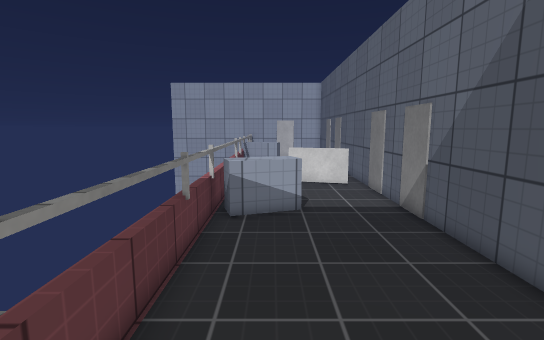
View 1 (above)

14 first-person views from a walk through a 3-D level made in the Unity game engine. The camera is 1.5 m above the floor, tilts 8° down and sees 85° across. The floor is counted in squares, 0.47 m on a side. Each view is taken from the middle of a square. On the plan, view 1 faces up. The plan holds only what a view shows up to about 20 squares ahead; the rest is blank. The place goes on beyond the plan. The player is left out. Some animated figures are left out. Surface patterns are stand-ins for the level's own textures.

View 2
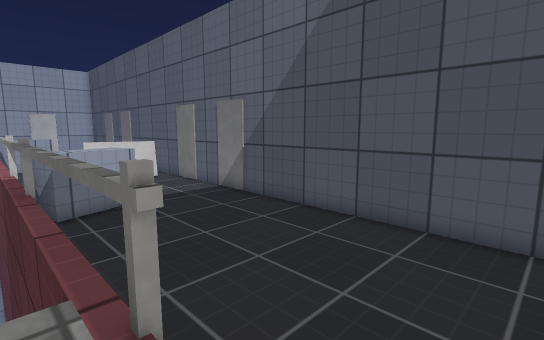

View 3
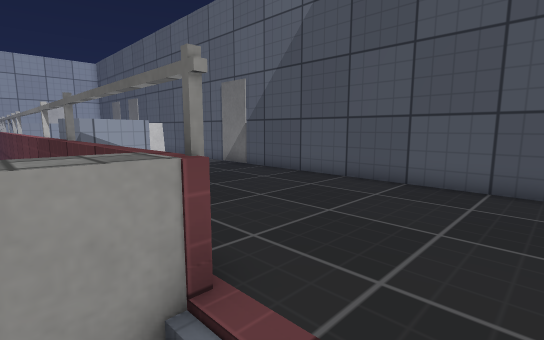

View 4
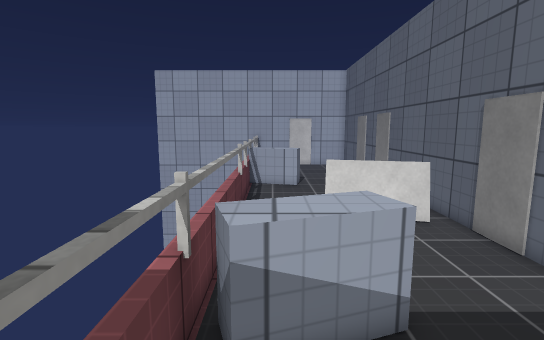

View 5
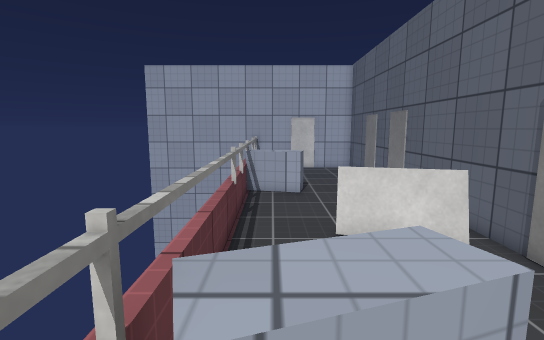

View 6
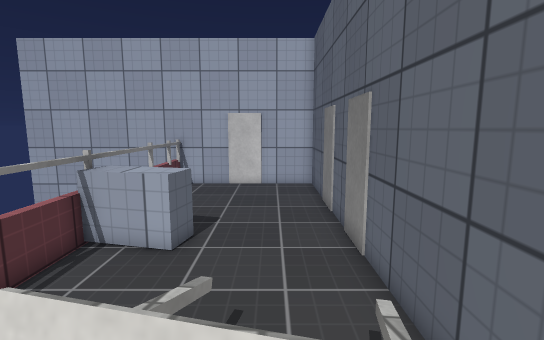

View 7
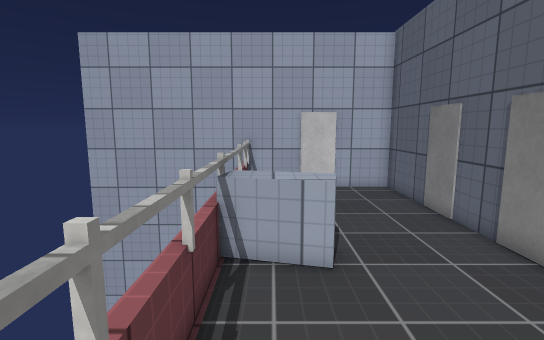

View 8
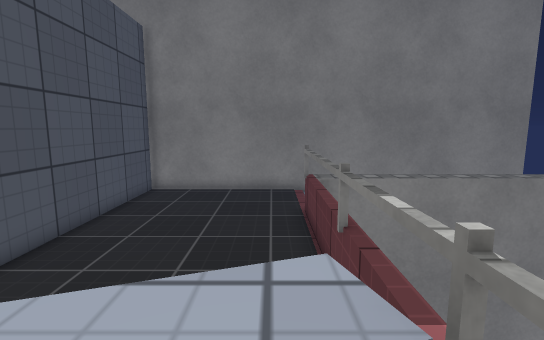

View 9
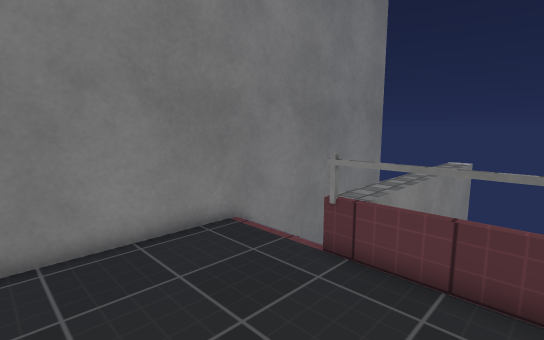

View 10
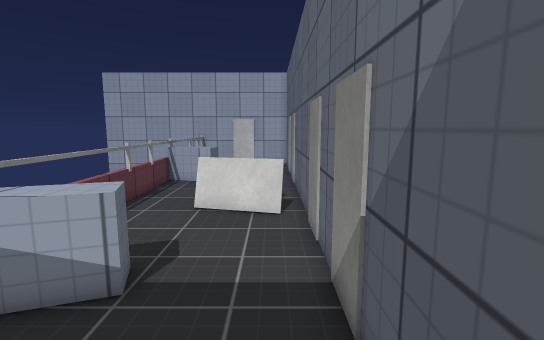

View 11
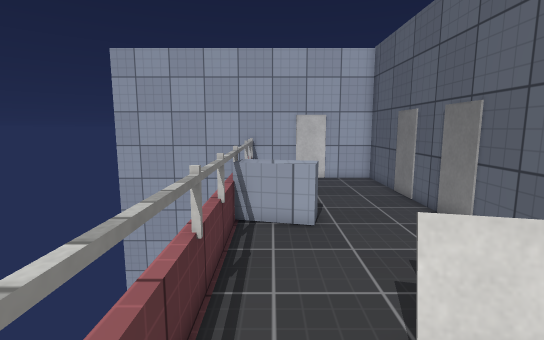

View 12
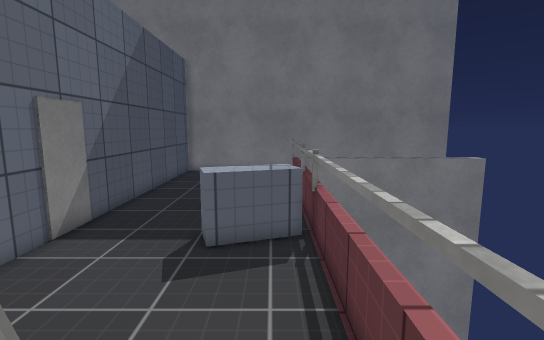

View 13
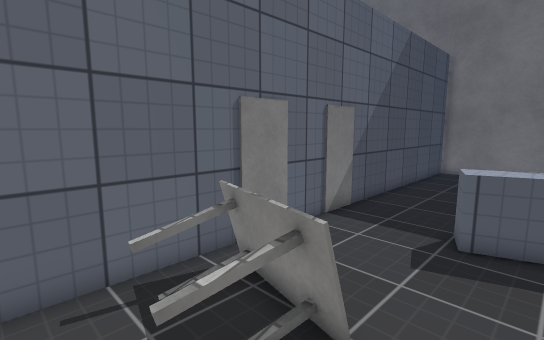

View 14
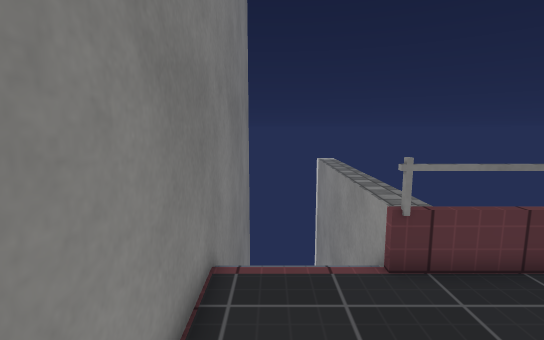

### Floor plan
Key: @ floor where view 1 was taken; # wall or solid block; . floor; / step, stairs or slope; = window, fence, low wall or low ledge; ^ raised ledge; O other object.
Columns run from 10 left of view 1 to 5 right of it. Each row starts with its distance up from view 1.
 33        #########
 32        ==......#
 31        ==......#
 30        ==......#
 29        == .....#
 28        == .....#
 27        == .....#
 26         = .....#
 25        =^^^....#
 24        =^^^=...#
 23        ==.=....#
 22        ==......#
 21        ==......#
 20        ==...O..#
 19        ==...O.O#
 18        ==..OOOO#
 17        ==...OOO#
 16        ==......#
 15        ==......#
 14        ==......#
 13        ==......#
 12        =#^^^...#
 11        =#^^=...#
 10        =#=.....#
  9        ==......#
  8        ==......#
  7        ==......#
  6        ==......#
  5        ==......#
  4        ==......#
  3     ####=......#
  2 ######^^^......#
  1        /.......#
  0        /..@....#
 -1       //.......#
 -2   ##############

Positions as (right, up) in squares from view 1, and headings:
1: (0, 0), facing up
2: (-3, 0), facing up-right
3: (-4, -1), facing up-right
4: (-1, 7), facing up
5: (-1, 9), facing up
6: (3, 16), facing up
7: (-1, 17), facing up
8: (-1, 13), facing down
9: (4, 6), facing down-left
10: (4, 6), facing up
11: (-1, 14), facing up
12: (-1, 20), facing down
13: (-1, 21), facing down-right
14: (4, -1), facing left
